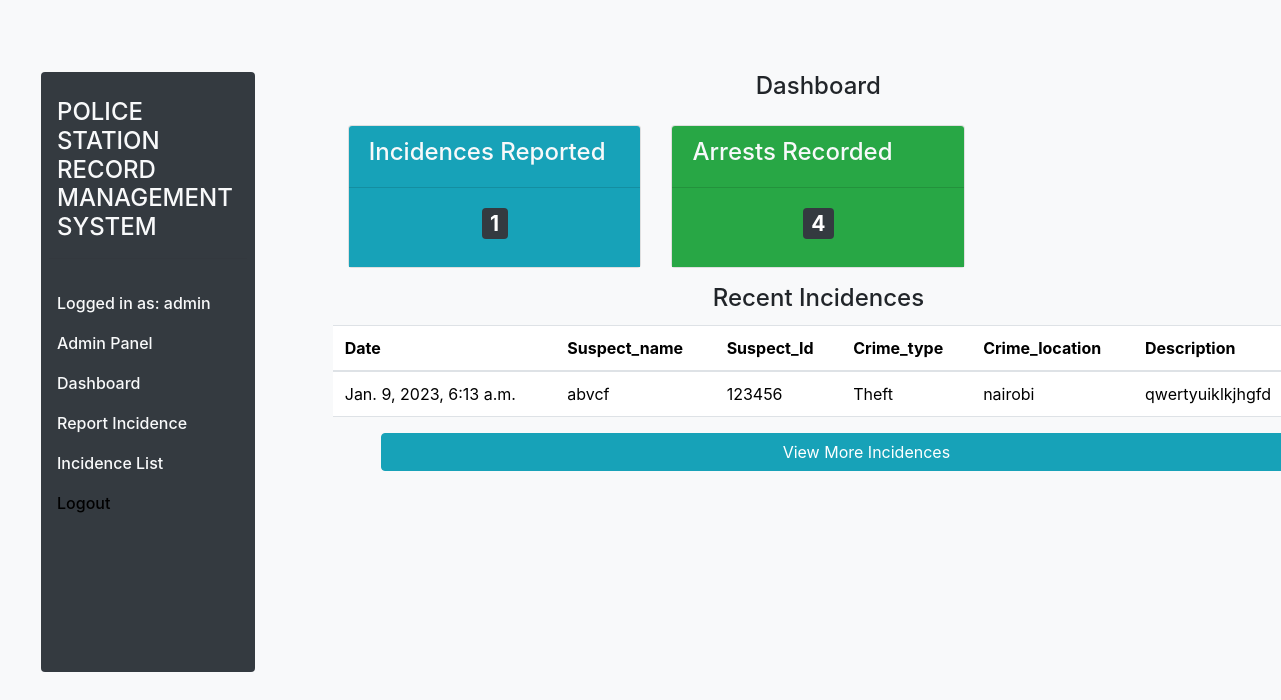
Page / (signed in) on the earlier database version.
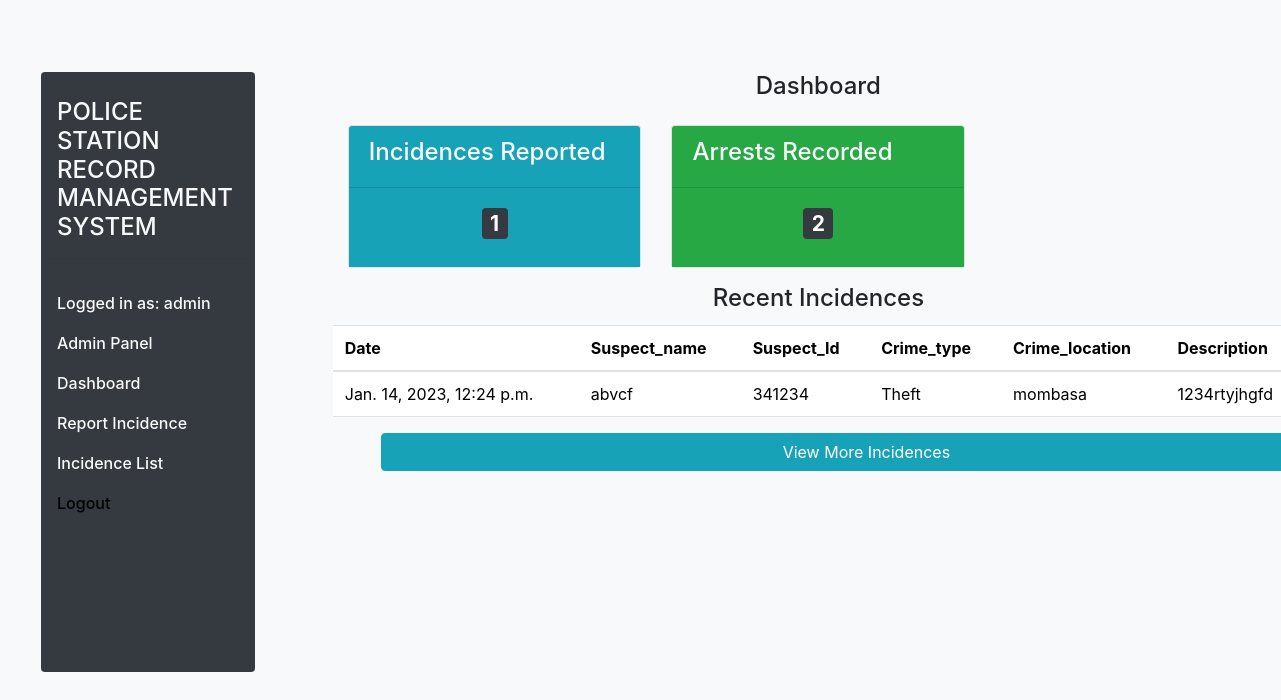
Same page on the later database version.
### records/models.py (models this page shows, shortened)
class Report (models.Model):
    report_id = models.UUIDField(default=uuid.uuid4, editable=False, unique=True)
    victim_name = models.CharField(max_length=100)
    victim_id = models.IntegerField(max_length=8)
    crime_type = models.ForeignKey(Crime,on_delete=models.CASCADE,null=True, blank=False)
    crime_location = models.CharField(max_length=100)
    date = models.DateTimeField(auto_now_add=True)
    description = models.TextField(max_length=100)

class Crime(models.Model):
    name = models.CharField(max_length=100)
    def __str__(self) :
        return self.name

### records/views.py (the view)
# urls.py: path('', views.index, name='home'),
@login_required(login_url='login')
def index(request):
    recent_arrests = Arrest.objects.order_by('date')[:5]
    recent_reports = Report.objects.order_by('date')[:5]
    arrests = Arrest.objects.all()
    reports = Report.objects.all()
    total_arrests = arrests.count()
    total_reports = reports.count()
    context={
        'total_arrests':total_arrests,
        'total_reports':total_reports,
        'recent_arrests':recent_arrests,
        'recent_reports':recent_reports
    }
    return render (request, 'records/home.html',context)

### records/templates/records/home.html
{% extends 'records/base.html' %} {% load crispy_forms_tags%}
{% block content%}
<div class="">
    <div class="row">
        <div class="col-md-3">
            {% include 'records/sidebar.html'%}
                    </div>
        <div class="col-md-9 mt-5">
            <h4 class="text-center mb-4">Dashboard</h4>
            <div class="row">
                <div class="col-md-4">
                    <div class="card">
                        <div class="card-header bg-info">
                            <h4 class="text-light">Incidences Reported</h4>
                        </div>
                        <div class="card-body bg-info">
                            <h3 class="text-center"><span class="badge badge-dark">{{total_reports}}</span></h3>
                        </div>
                    </div>
                </div>
                <div class="col-md-4">
                    <div class="card">
                        <div class="card-header bg-success">
                            <h4 class="text-light">Arrests Recorded</h4>
                        </div>
                        <div class="card-body bg-success">
                            <h3 class="text-center"><span class="badge badge-dark">{{total_arrests}}</span></h3>
                        </div>
                    </div>
                </div>
            </div>
            <div class="row">
                <h4 class="text-center text-align-center mb-2 mt-3">Recent Incidences</h4>
                <table class="table mt-1">
                   <thead>
                     <tr>
                       <th scope="col">Date</th>
                       <th scope="col">Suspect_name</th>
                       <th scope="col">Suspect_Id</th>
                       <th scope="col">Crime_type</th>
                       <th scope="col">Crime_location</th>
                       <th scope="col">Description</th>
                     </tr>
                   </thead>
                   <tbody>
                       {% for recent_reports in recent_reports %}
                     <tr>
                       <td scope="row">{{recent_reports.date}}</td>
                       <td scope="row">{{recent_reports.victim_name}}</td>
                       <td scope="row">{{recent_reports.victim_id}}</td>
                       <td scope="row">{{recent_reports.crime_type}}</td>
                       <td scope="row">{{recent_reports.crime_location}}</td>
                       <td scope="row">{{recent_reports.description}}</td>
                     </tr>
                     {% empty %}
                     <div class="alert alert-info text-dark m-l mt-3 ml-4 ">
                      <p class="text-center">Sorry No Recent Incidences available!!</p>
                  </div>
                    {% endfor %}
                   </tbody>
                 </table>
                 <a href="{% url 'report_list' %}" class="btn btn-info ml-5" >View More Incidences</a>
           </div>
        </div>
    </div>
</div>
{% endblock content %}

Differences in the rows shown:
changed Report "abvcf": date "Jan. 9, 2023, 6:13 a.m." → "Jan. 14, 2023, 12:24 p.m."; victim_id "123456" → "341234"; crime_location "nairobi" → "mombasa"; description "qwertyuiklkjhgfd" → "1234rtyjhgfd"
Other differences:
{{ total_arrests }}: "4" → "2"
